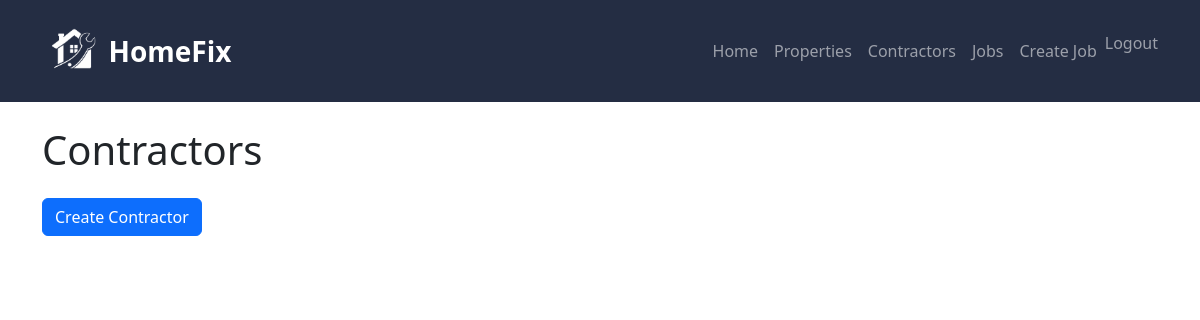
The page /contractors/ (signed in) on the database as committed earlier.
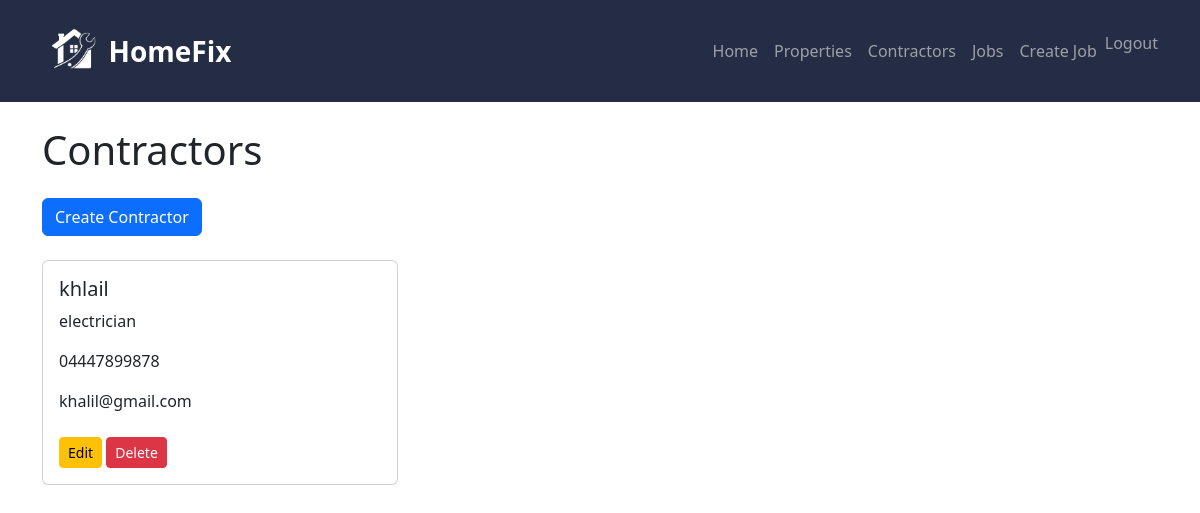
The same page on the database as committed later.
### maintenance/models.py (models this page shows, shortened)
class Contractor(models.Model):
    TRADE_TYPES = [
        ('plumber', 'Plumber'),
        ('electrician', 'Electrician'),
        ('carpenter', 'Carpenter'),
        ('painter', 'Painter'),
        ('other', 'Other'),
    ]
    user = models.ForeignKey(
        User,
        on_delete=models.CASCADE,
        null=True,
        blank=True
    )
    name = models.CharField(max_length=100)
    trade_type = models.CharField(
        max_length=20,
        choices=TRADE_TYPES
    )
    phone = models.CharField(max_length=20)
    email = models.EmailField()

### maintenance/views.py (the view)
# urls.py: path('contractors/', views.contractor_list, name='contractor_list'),
@login_required
def contractor_list(request):
    contractors = Contractor.objects.filter(
        user=request.user
    )
    return render(
        request,
        'maintenance/contractor_list.html',
        {'contractors': contractors}
    )

### maintenance/templates/maintenance/contractor_list.html
{% extends 'maintenance/base.html' %}
{% block content %}
<h1 class="mb-4">Contractors</h1>
<a href="/contractors/create/" class="btn btn-primary mb-4">
    Create Contractor
</a>
<div class="row">
    {% for contractor in contractors %}
    <div class="col-md-4 mb-3">
        <div class="card">
            <div class="card-body">
                <h5 class="card-title">
                    {{ contractor.name }}
                </h5>
                <p class="card-text">
                    {{ contractor.trade_type }}
                </p>
                <p class="card-text">
                    {{ contractor.phone }}
                </p>
                <p class="card-text">
                    {{ contractor.email }}
                </p>
                <a href="/contractors/edit/{{ contractor.id }}/" class="btn btn-warning btn-sm mt-2">
                    Edit
                </a>
                <a href="/contractors/delete/{{ contractor.id }}/" class="btn btn-danger btn-sm mt-2">
                    Delete
                </a>
            </div>
        </div>
    </div>
    {% endfor %}
</div>
{% endblock %}

Rows that differ between the two databases and show on the page:
added Contractor: name "khlail", trade_type "electrician", phone "04447899878", email "khalil@gmail.com"
